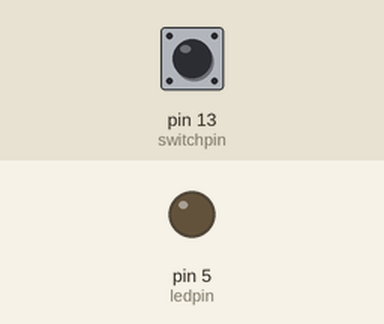
Bench run of a sketch on a simulated Arduino Uno, built with avr-gcc and run on an emulated ATmega328P. On the bench: output pins drawn as LEDs (lit = HIGH). Inputs (shaded band) come from the test bench; at power-on: pin 13 (switchpin) HIGH.

Above: at 1.2 s.
1.3 s: pin 13 (switchpin) pulled LOW for 0.15 s
At 2.3 s:
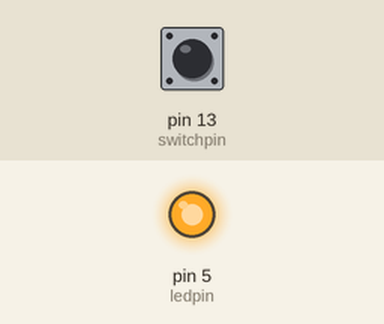
Timing chart, 0 to 4.3 s (numbered marks = the images above; inputs shaded):
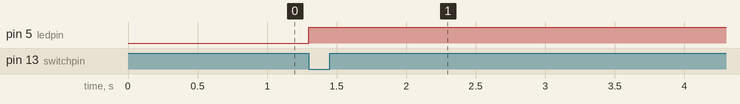

The sketch:

toggle_switch___led.ino
```cpp
int ledpin=5;
int switchpin=13;
int buttonnew;
int buttonold=1;
int ledstate=0;
int dt=200;
void setup(){
  pinMode(ledpin,OUTPUT);
  pinMode(switchpin,INPUT);
  Serial.begin(9600);


}

void loop()
{
buttonnew=digitalRead(switchpin);
  if(buttonold==1 && buttonnew==0){
    if(ledstate==0){
      digitalWrite(ledpin,HIGH);
      ledstate=1;
    }
    else{
      digitalWrite(ledpin,LOW);
      ledstate=0;
    }
buttonold=buttonnew;
delay(dt);

  }

}
```

Measured:
- after the input at 1.3 s, pin 5 (ledpin): LOW → HIGH at once
